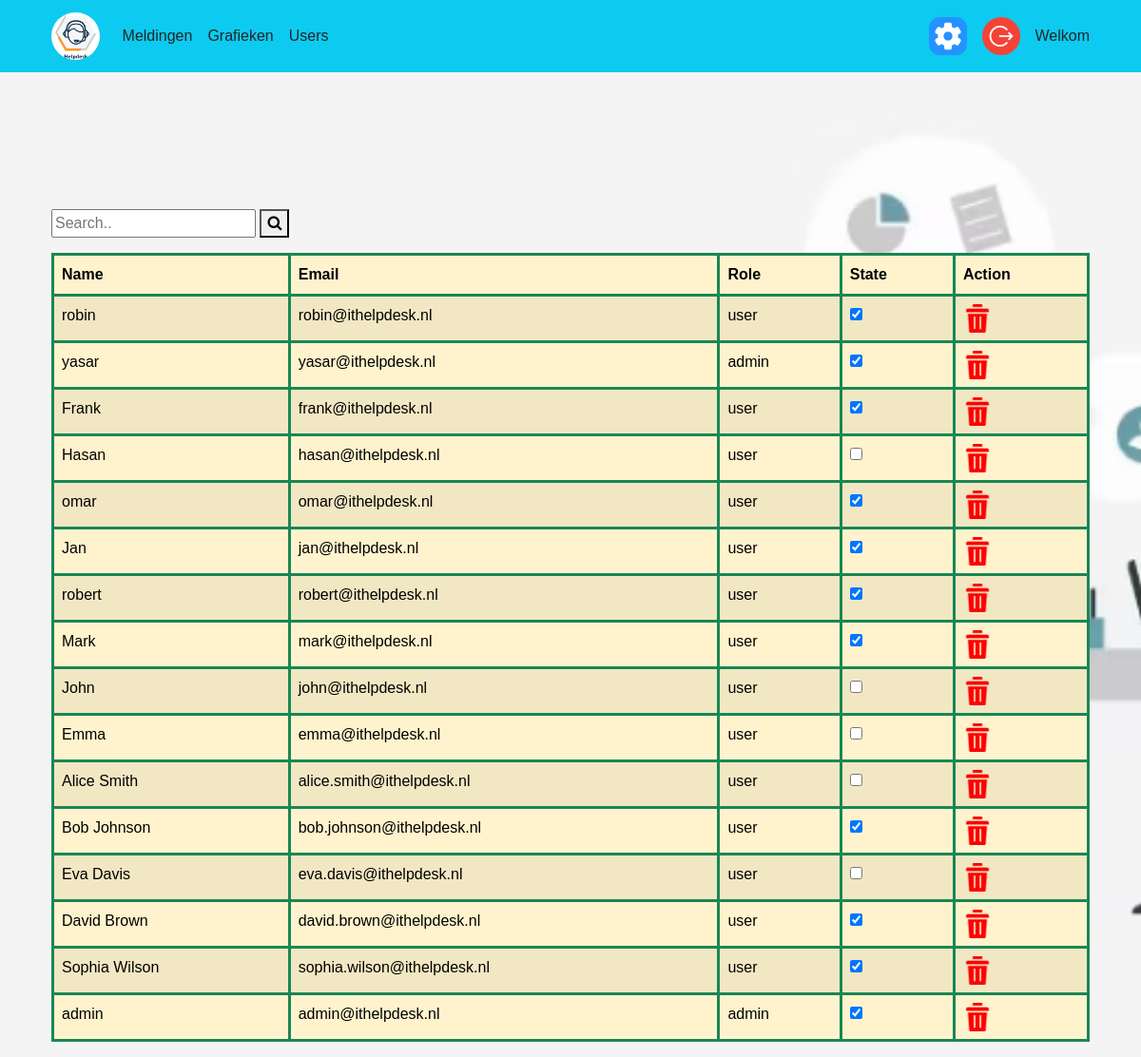
/dashboard/users, run on the app's committed database.
### helpdesk/models.py (models this page shows, shortened)
class Users(models.Model):
   id= models.AutoField(primary_key=True)
   name = models.CharField(max_length=50)
   email = models.CharField(max_length=50)
   password= models.TextField(max_length=50)
   secret= models.TextField(default="")
   role= models.TextField()
   is_active= models.BooleanField(default=True)

### helpdesk/views.py (the view)
# urls.py: path("dashboard/users", views.users, name="users"),
def users(request):
    search_term=""
    if "search_term" in request.GET:
        search_term= request.GET["search_term"]
        users = Users.objects.filter(
            Q(name__icontains=search_term) |
            Q(email__icontains=search_term)
        )
    else:
        users= Users.objects.all()
    return render(request, "users.html", {"data": users, "search_term":search_term})

### helpdesk/templates/users.html (shortened to what this page needs)
{% extends 'master.html' %}
{% load static%}
{% block content %}
{% include "partials/_admin.html" %}
<div class="container mt-5" >
<form action="">
  <div class="search-container mb-3">
    <input id="search_item" type="text" placeholder="Search.." name="search_term">
    <button id="search_btn" type="submit"><i class="fa fa-search"></i></button>
</div>
</form>
<table class="table table-warning table-striped table-hover table-bordered border-success">
            <thead>
            <tr>
            <th>Name</th>
            <th>Email</th>
            <th>Role</th>
            <th>State</th>
            <th>Action</th>
            </tr>
            </thead>
  <tbody id="search_user">
            {%  for user in data %}
            <tr>
                <td>{{ user.name }}</td>
                <td>{{ user.email }}</td>
                <td>{{ user.role }}</td>
                {% if user.is_active %}
                <td>
                 <input id= "{{ user.id }}" type="checkbox" class="js-switch" checked />
                </td>
                {% else %}
                <td>
                   <input id="{{ user.id }}" type="checkbox" class="js-switch"  />
                </td>
                {% endif %}
                <td>
                        <img id="{{ user.id }}_img" class="user_delete" width="30" src="{% static 'images/delete.png' %}" alt="">
                </td>
            </tr>
            {% endfor %}
  </tbody>
</table>
</div>
{% endblock %}

### helpdesk/static/style/style.css (style rules this page uses)
td, th { border-width: 3px !important; }
body { font-family: "Trebuchet MS", Helvetica, sans-serif !important; }
* { box-sizing: border-box; }

### data on the page
Users: name "robin", email "robin@ithelpdesk.nl", role "user"
Users: name "yasar", email "yasar@ithelpdesk.nl", role "admin"
Users: name "Frank", email "frank@ithelpdesk.nl", role "user"
Users: name "Hasan", email "hasan@ithelpdesk.nl", role "user"
Users: name "omar", email "omar@ithelpdesk.nl", role "user"
Users: name "Jan", email "jan@ithelpdesk.nl", role "user"
Users: name "robert", email "robert@ithelpdesk.nl", role "user"
Users: name "Mark", email "mark@ithelpdesk.nl", role "user"
Users: name "John", email "john@ithelpdesk.nl", role "user"
Users: name "Emma", email "emma@ithelpdesk.nl", role "user"
Users: name "Alice Smith", email "alice.smith@ithelpdesk.nl", role "user"
Users: name "Bob Johnson", email "bob.johnson@ithelpdesk.nl", role "user"
Users: name "Eva Davis", email "eva.davis@ithelpdesk.nl", role "user"
Users: name "David Brown", email "david.brown@ithelpdesk.nl", role "user"
Users: name "Sophia Wilson", email "sophia.wilson@ithelpdesk.nl", role "user"
Users: name "admin", email "admin@ithelpdesk.nl", role "admin"
